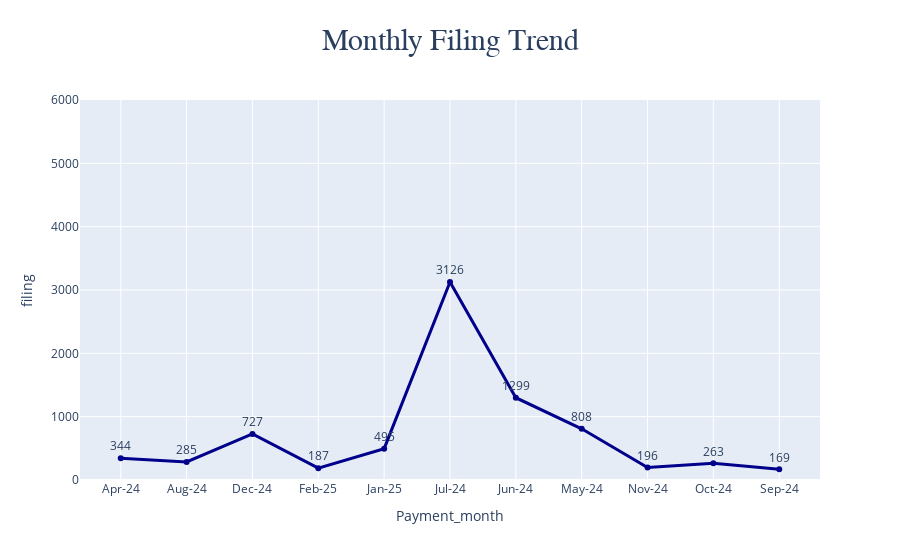

Write notebook code for a chart like this one.
### Code cell
fig = px.line(
    monthly_filing,
    x='Payment_month',
    y='filing',
    title='monthly filing',
    labels = {'filing':"filing",'Payment_month':'Payment_month'},
    text = 'filing'
)
fig.update_traces(
    textposition = 'top center',
    line = dict(color='darkblue',width=3)
)
fig.update_layout(
    yaxis = dict(range = [0,6000]) ,
    title = {
        'text' : 'Monthly Filing Trend',
        'font_size' : 30,
        'font_family' : 'Arial',
        'x' : 0.5,
        'xanchor' : 'center'
    }
)
fig.show()

### Figure 1 — Plotly figure (JSON) as saved in the notebook; plotly's stock layout.template omitted (floating-point values rounded to 4 significant figures)
{"data": [{"hovertemplate": "Payment_month=%{x}<br>filing=%{text}<extra></extra>", "legendgroup": "", "line": {"color": "darkblue", "dash": "solid", "width": 3}, "marker": {"symbol": "circle"}, "mode": "markers+lines+text", "name": "", "orientation": "v", "showlegend": false, "text": [344, 285, 727, 187, 495, 3126, 1299, 808, 196, 263, 169], "textposition": "top center", "type": "scatter", "x": ["Apr-24", "Aug-24", "Dec-24", "Feb-25", "Jan-25", "Jul-24", "Jun-24", "May-24", "Nov-24", "Oct-24", "Sep-24"], "xaxis": "x", "y": [344, 285, 727, 187, 495, 3126, 1299, 808, 196, 263, 169], "yaxis": "y"}], "layout": {"autosize": true, "legend": {"tracegroupgap": 0}, "title": {"font": {"family": "Arial", "size": 30}, "text": "Monthly Filing Trend", "x": 0.5, "xanchor": "center"}, "xaxis": {"anchor": "y", "autorange": true, "domain": [0, 1], "range": [-0.6048, 10.6], "title": {"text": "Payment_month"}, "type": "category"}, "yaxis": {"anchor": "x", "domain": [0, 1], "range": [0, 6000], "title": {"text": "filing"}, "type": "linear"}}}
